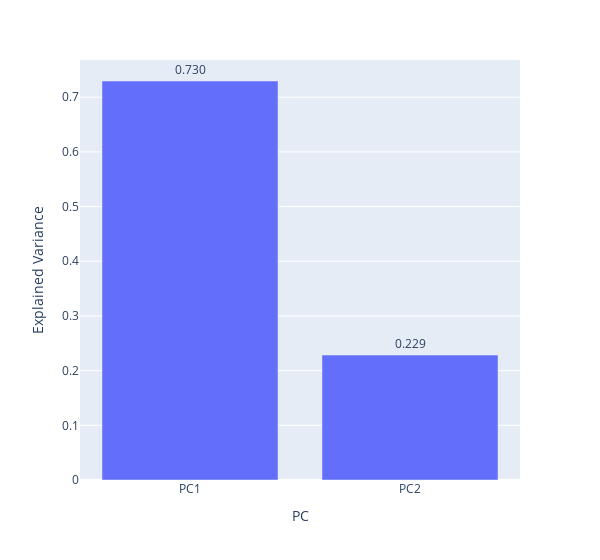
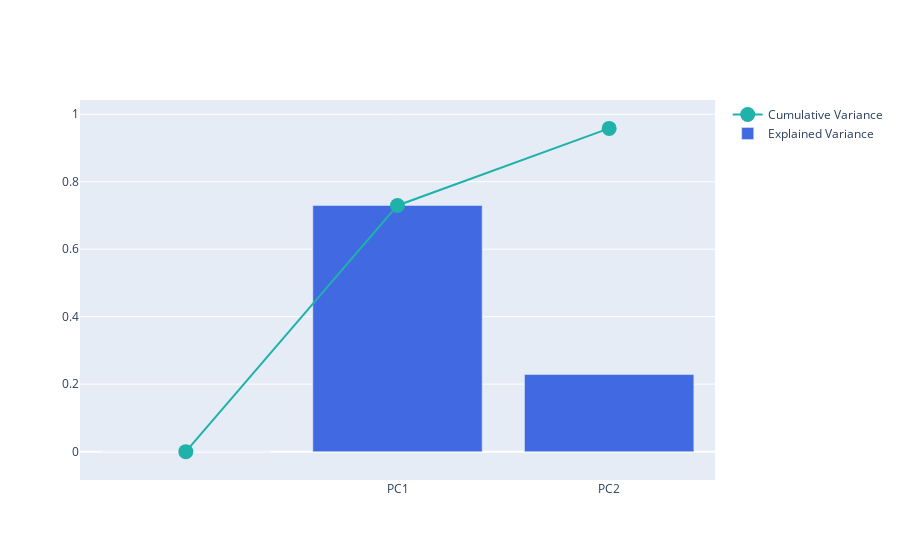

These figures' notebook cell, in order:
### Markdown cell above
### Explained variance

### Code cell
# Explained variance
explained_variance = pca.explained_variance_ratio_
cumulative_variance = np.cumsum(np.insert(explained_variance, 0, 0))

# Create DataFrame for variance analysis
df_explained_variance = pd.DataFrame({
    'PC': ['', 'PC1', 'PC2'],
    'Explained Variance': np.insert(explained_variance, 0, 0),
    'Cumulative Variance': cumulative_variance
})

### Figure 1 — Plotly figure (JSON) as saved in the notebook; plotly's stock layout.template omitted (floating-point values rounded to 4 significant figures)
{"data": [{"alignmentgroup": "True", "hovertemplate": "PC=%{x}<br>Explained Variance=%{text}<extra></extra>", "legendgroup": "", "marker": {"color": "#636efa", "pattern": {"shape": ""}}, "name": "", "offsetgroup": "", "orientation": "v", "showlegend": false, "text": [0.7296, 0.2285], "textposition": "outside", "texttemplate": "%{text:.3f}", "type": "bar", "x": ["PC1", "PC2"], "xaxis": "x", "y": [0.7296, 0.2285], "yaxis": "y"}], "layout": {"barmode": "relative", "legend": {"tracegroupgap": 0}, "margin": {"t": 60}, "width": 600, "xaxis": {"anchor": "y", "domain": [0, 1], "title": {"text": "PC"}}, "yaxis": {"anchor": "x", "domain": [0, 1], "title": {"text": "Explained Variance"}}}}

### Figure 2 — Plotly figure (JSON) as saved in the notebook; plotly's stock layout.template omitted (floating-point values rounded to 4 significant figures)
{"data": [{"marker": {"color": "LightSeaGreen", "size": 15}, "name": "Cumulative Variance", "type": "scatter", "x": ["", "PC1", "PC2"], "y": [0, 0.7296, 0.9581]}, {"marker": {"color": "RoyalBlue"}, "name": "Explained Variance", "type": "bar", "x": ["", "PC1", "PC2"], "y": [0, 0.7296, 0.2285]}], "layout": {}}
